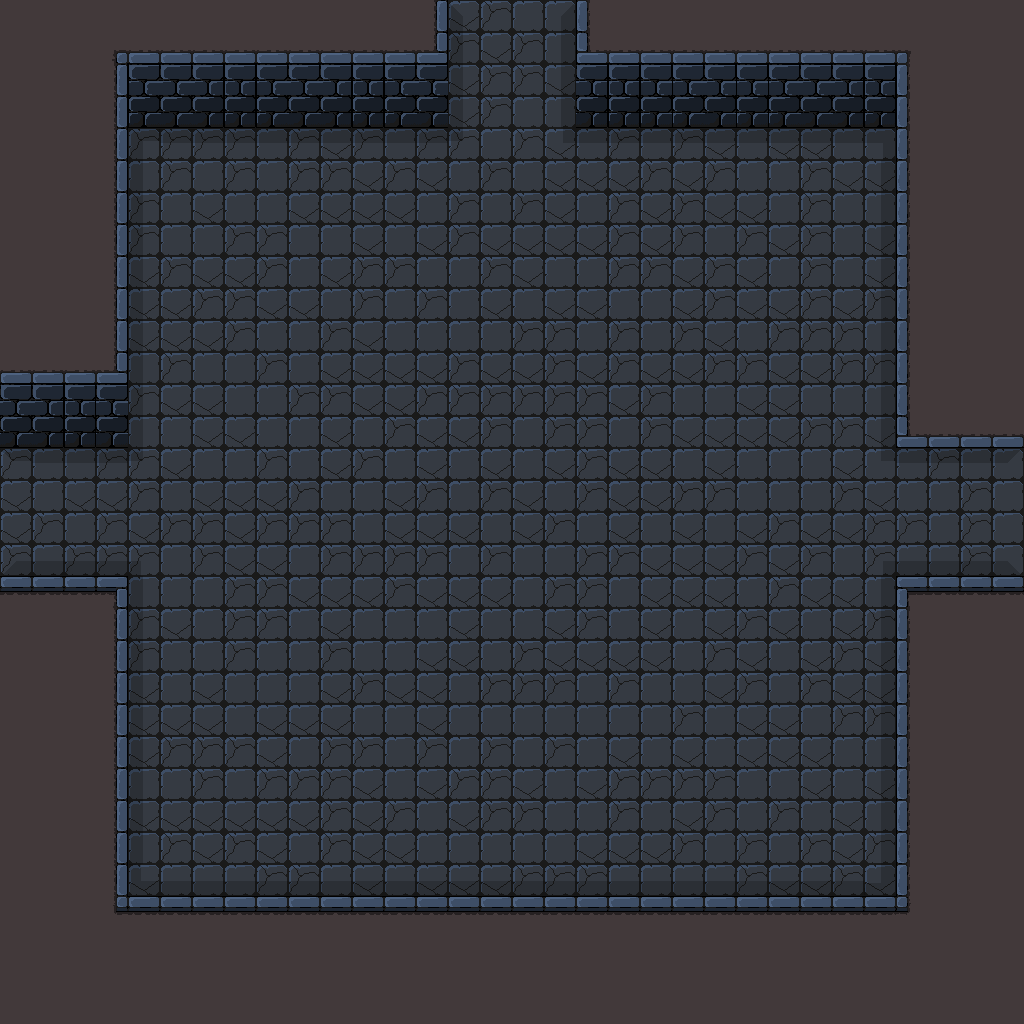

A 2D game scene composited from a Tiled map and its tileset images. What follows is a short description and the map's XML, with each tile layer's data collapsed to a summary:
An orthogonal 32x32 tile map with 32x32 px tiles, 2 tile layers (Tile Layer 1, Tile Layer 2) and 15 objects.

<map version="1.0" orientation="orthogonal" renderorder="right-down" width="32" height="32" tilewidth="32" tileheight="32" nextobjectid="30">
 <tileset firstgid="1" name="dungeon" tilewidth="32" tileheight="32" tilecount="64">
  <image source="../assets/Sprites/Worlds/dungeon.png" width="256" height="256" />
 </tileset>
 <layer name="Tile Layer 1" width="32" height="32">
  <data>[1024 cells, 1024 non-empty, 5 distinct tile ids]</data>
 </layer>
 <layer name="Tile Layer 2" width="32" height="32">
  <data>[1024 cells, 289 non-empty, 26 distinct tile ids]</data>
 </layer>
 <objectgroup name="Object Layer 1">
  <object id="5" x="576" y="53.3333" width="330.667" height="44" />
  <object id="6" x="114.667" y="49.3333" width="330.667" height="46.6667" />
  <object id="7" x="433.333" y="1.33333" width="13.3333" height="92" />
  <object id="9" x="98.6667" y="50.6667" width="25.3333" height="357.333" />
  <object id="10" x="5.33333" y="376" width="117.333" height="38.6667" />
  <object id="12" x="2.66667" y="577.333" width="122.667" height="21.3333" />
  <object id="13" x="110.667" y="585.333" width="14.6667" height="321.333" />
  <object id="15" x="114.667" y="897.333" width="330.667" height="13.3333" />
  <object id="19" x="580" y="900" width="328" height="12" />
  <object id="23" x="575" y="2" width="14" height="96" />
  <object id="25" x="401.333" y="898" width="216.667" height="15.3333" />
  <object id="26" x="897.333" y="54.6667" width="14.6667" height="390.667" />
  <object id="27" x="894.667" y="425.333" width="129.333" height="21.3333" />
  <object id="28" x="898.667" y="578.667" width="125.333" height="13.3333" />
  <object id="29" x="898.667" y="582.667" width="12" height="329.333" />
 </objectgroup>
</map>
